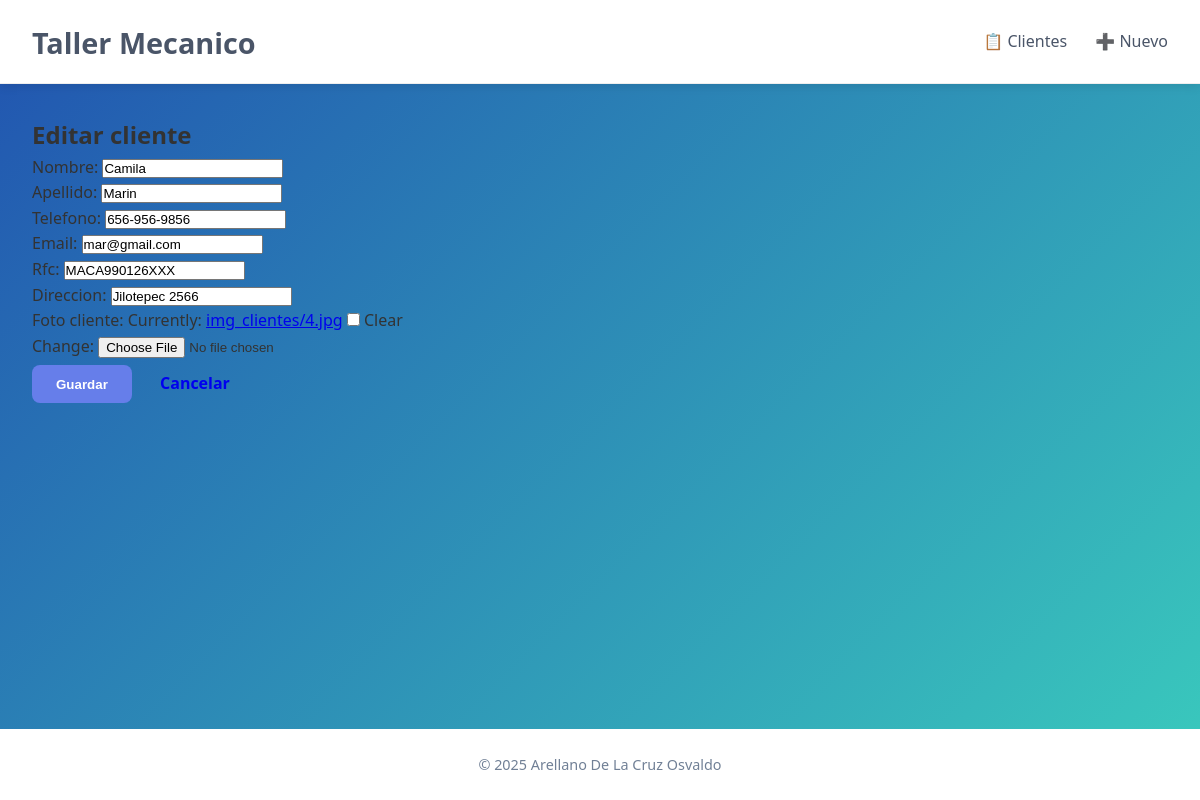
The page /editar/4/ on the database its author committed.
### app_cliente/models.py (models this page shows, shortened)
class Cliente(models.Model):
    nombre = models.CharField(max_length=100)
    apellido = models.CharField(max_length=100)
    telefono = models.CharField(max_length=15)
    email = models.EmailField(unique=True)
    rfc = models.CharField(max_length=120, unique=True)
    direccion = models.CharField(max_length=255)
    foto_cliente = models.ImageField(upload_to='img_clientes/', blank=True, null=True)
    class Meta:
        verbose_name = "Cliente"
        verbose_name_plural = "Clientes"

### app_cliente/views.py (the view)
# urls.py: path('editar/<int:cliente_id>/', views.editar_cliente, name='editar_cliente'),
def editar_cliente(request, cliente_id):
    cliente = get_object_or_404(Cliente, id=cliente_id)
    if request.method == 'POST':
        form = ClienteForm(request.POST, request.FILES, instance=cliente)
        if form.is_valid():
            form.save()
            return redirect('app_cliente:detalle_cliente', cliente_id=cliente.id)
    else:
        form = ClienteForm(instance=cliente)
    return render(request, 'formulario_cliente.html', {'form': form, 'titulo': 'Editar cliente'})

### app_cliente/forms.py
class ClienteForm(forms.ModelForm):
    class Meta:
        model = Cliente
        fields = ['nombre', 'apellido', 'telefono', 'email', 'rfc', 'direccion', 'foto_cliente']

### app_cliente/templates/formulario_cliente.html (shortened to what this page needs)
{% extends 'base.html' %}
{% block contenido %}
<h2>{{ titulo }}</h2>
<form method="post" enctype="multipart/form-data" class="form-styled">
    {{ form.as_p }}
    <div class="actions">
        <button type="submit" class="btn btn-primary">Guardar</button>
        <a href="{% url 'app_cliente:listar_clientes' %}" class="btn">Cancelar</a>
    </div>
</form>
{% endblock %}

### app_cliente/static/css/styles.css (style rules this page uses)
* { margin: 0; padding: 0; box-sizing: border-box; }
body { font-family: 'Segoe UI', Tahoma, Geneva, Verdana, sans-serif; background: linear-gradient(135deg, #2153b0 0%, #3acbbd 100%); color: #333; line-height: 1.6; }
.btn { padding: 0.7rem 1.5rem; border: none; border-radius: 8px; font-weight: 600; cursor: pointer; transition: background 0.3s; text-decoration: none; display: inline-block; }
.btn-primary { background: #667eea; color: white; }

### rows shown on the page
Cliente: nombre "Camila", apellido "Marin", telefono "656-956-9856", email "mar@gmail.com", rfc "MACA990126XXX", direccion "Jilotepec 2566"

### other values the page prints
{{ titulo }} "Editar cliente"
